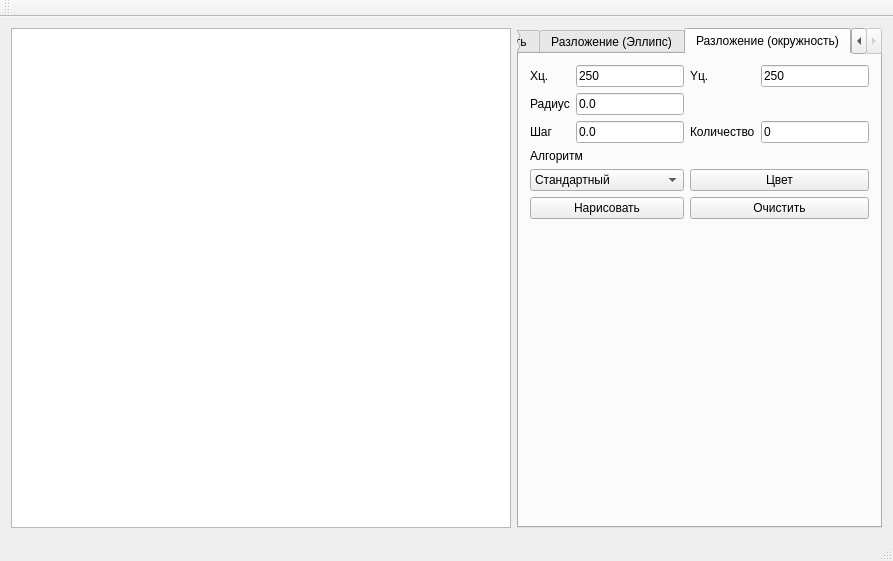
<?xml version="1.0" encoding="UTF-8"?>
<ui version="4.0">
 <class>MainWindow</class>
 <widget class="QMainWindow" name="MainWindow">
  <property name="windowTitle">
   <string>Лабораторная 4</string>
  </property>
  <widget class="QWidget" name="centralWidget">
   <layout class="QHBoxLayout" name="horizontalLayout" stretch="3,0">
    <item>
     <widget class="QGraphicsView" name="graphicsView">
      <property name="minimumSize">
       <size>
        <width>500</width>
        <height>500</height>
       </size>
      </property>
      <property name="maximumSize">
       <size>
        <width>500</width>
        <height>500</height>
       </size>
      </property>
     </widget>
    </item>
    <item>
     <widget class="QTabWidget" name="tabWidget">
      <property name="currentIndex">
       <number>3</number>
      </property>
      <widget class="QWidget" name="tab">
       <attribute name="title">
        <string>Эллипс</string>
       </attribute>
       <layout class="QGridLayout" name="gridLayout" columnstretch="1,0,0,0">
        <item row="5" column="0">
         <spacer name="verticalSpacer">
          <property name="orientation">
           <enum>Qt::Vertical</enum>
          </property>
          <property name="sizeHint" stdset="0">
           <size>
            <width>20</width>
            <height>40</height>
           </size>
          </property>
         </spacer>
        </item>
        <item row="0" column="1">
         <widget class="QLineEdit" name="lineEdit">
          <property name="text">
           <string>250</string>
          </property>
         </widget>
        </item>
        <item row="0" column="2">
         <widget class="QLabel" name="label_3">
          <property name="text">
           <string>Yц</string>
          </property>
         </widget>
        </item>
        <item row="1" column="3">
         <widget class="QLineEdit" name="lineEdit_4">
          <property name="text">
           <string>0.0</string>
          </property>
         </widget>
        </item>
        <item row="2" column="0" colspan="2">
         <widget class="QLabel" name="label">
          <property name="text">
           <string>Алгоритм</string>
          </property>
         </widget>
        </item>
        <item row="3" column="2" colspan="2">
         <widget class="QPushButton" name="pushButton_3">
          <property name="text">
           <string>Цвет</string>
          </property>
         </widget>
        </item>
        <item row="4" column="2" colspan="2">
         <widget class="QPushButton" name="pushButton_2">
          <property name="text">
           <string>Очистить</string>
          </property>
         </widget>
        </item>
        <item row="0" column="3">
         <widget class="QLineEdit" name="lineEdit_3">
          <property name="text">
           <string>250</string>
          </property>
         </widget>
        </item>
        <item row="1" column="0">
         <widget class="QLabel" name="label_4">
          <property name="text">
           <string>A</string>
          </property>
         </widget>
        </item>
        <item row="1" column="1">
         <widget class="QLineEdit" name="lineEdit_2">
          <property name="text">
           <string>0.0</string>
          </property>
         </widget>
        </item>
        <item row="1" column="2">
         <widget class="QLabel" name="label_5">
          <property name="text">
           <string>B</string>
          </property>
         </widget>
        </item>
        <item row="4" column="0" colspan="2">
         <widget class="QPushButton" name="pushButton">
          <property name="text">
           <string>Нарисовать</string>
          </property>
         </widget>
        </item>
        <item row="3" column="0" colspan="2">
         <widget class="QComboBox" name="comboBox">
          <item>
           <property name="text">
            <string>Стандартный</string>
           </property>
          </item>
          <item>
           <property name="text">
            <string>Средней точки</string>
           </property>
          </item>
          <item>
           <property name="text">
            <string>Канонич. ур-е</string>
           </property>
          </item>
          <item>
           <property name="text">
            <string>Параметр. ур-е</string>
           </property>
          </item>
          <item>
           <property name="text">
            <string>Брезенхем</string>
           </property>
          </item>
         </widget>
        </item>
        <item row="0" column="0">
         <widget class="QLabel" name="label_2">
          <property name="text">
           <string>Хц</string>
          </property>
         </widget>
        </item>
       </layout>
      </widget>
      <widget class="QWidget" name="tab_2">
       <attribute name="title">
        <string>Окружность</string>
       </attribute>
       <layout class="QGridLayout" name="gridLayout_2" columnstretch="1,1,1,1" columnminimumwidth="1,1,1,1">
        <item row="0" column="0">
         <widget class="QLabel" name="label_6">
          <property name="text">
           <string>Xц.</string>
          </property>
         </widget>
        </item>
        <item row="0" column="1">
         <widget class="QLineEdit" name="lineEdit_5">
          <property name="text">
           <string>250</string>
          </property>
         </widget>
        </item>
        <item row="0" column="2">
         <widget class="QLabel" name="label_7">
          <property name="text">
           <string>Yц.</string>
          </property>
         </widget>
        </item>
        <item row="0" column="3">
         <widget class="QLineEdit" name="lineEdit_6">
          <property name="text">
           <string>250</string>
          </property>
         </widget>
        </item>
        <item row="1" column="0">
         <widget class="QLabel" name="label_8">
          <property name="text">
           <string>Радиус</string>
          </property>
         </widget>
        </item>
        <item row="1" column="1">
         <widget class="QLineEdit" name="lineEdit_7">
          <property name="text">
           <string>0.0</string>
          </property>
         </widget>
        </item>
        <item row="2" column="0" colspan="2">
         <widget class="QLabel" name="label_10">
          <property name="text">
           <string>Алгоритм</string>
          </property>
         </widget>
        </item>
        <item row="3" column="0" colspan="2">
         <widget class="QComboBox" name="comboBox_2">
          <item>
           <property name="text">
            <string>Стандартный</string>
           </property>
          </item>
          <item>
           <property name="text">
            <string>Средней точки</string>
           </property>
          </item>
          <item>
           <property name="text">
            <string>Канонич. ур-е</string>
           </property>
          </item>
          <item>
           <property name="text">
            <string>Параметр. ур-е</string>
           </property>
          </item>
          <item>
           <property name="text">
            <string>Брезенхем</string>
           </property>
          </item>
         </widget>
        </item>
        <item row="3" column="2" colspan="2">
         <widget class="QPushButton" name="pushButton_4">
          <property name="text">
           <string>Цвет</string>
          </property>
         </widget>
        </item>
        <item row="4" column="0" colspan="2">
         <widget class="QPushButton" name="pushButton_5">
          <property name="text">
           <string>Нарисовать</string>
          </property>
         </widget>
        </item>
        <item row="4" column="2" colspan="2">
         <widget class="QPushButton" name="pushButton_6">
          <property name="text">
           <string>Очистить</string>
          </property>
         </widget>
        </item>
        <item row="5" column="0">
         <spacer name="verticalSpacer_2">
          <property name="orientation">
           <enum>Qt::Vertical</enum>
          </property>
          <property name="sizeHint" stdset="0">
           <size>
            <width>20</width>
            <height>40</height>
           </size>
          </property>
         </spacer>
        </item>
       </layout>
      </widget>
      <widget class="QWidget" name="tab_4">
       <attribute name="title">
        <string>Разложение (Эллипс)</string>
       </attribute>
       <layout class="QGridLayout" name="gridLayout_3">
        <item row="0" column="0">
         <widget class="QLabel" name="label_14">
          <property name="text">
           <string>Хц</string>
          </property>
         </widget>
        </item>
        <item row="0" column="1" colspan="2">
         <widget class="QLineEdit" name="lineEdit_11">
          <property name="text">
           <string>250</string>
          </property>
         </widget>
        </item>
        <item row="0" column="3">
         <widget class="QLabel" name="label_12">
          <property name="text">
           <string>Yц</string>
          </property>
         </widget>
        </item>
        <item row="0" column="4">
         <widget class="QLineEdit" name="lineEdit_8">
          <property name="text">
           <string>250</string>
          </property>
         </widget>
        </item>
        <item row="1" column="0">
         <widget class="QLabel" name="label_11">
          <property name="text">
           <string>A</string>
          </property>
         </widget>
        </item>
        <item row="1" column="1" colspan="2">
         <widget class="QLineEdit" name="lineEdit_10">
          <property name="text">
           <string>0.0</string>
          </property>
         </widget>
        </item>
        <item row="1" column="3">
         <widget class="QLabel" name="label_9">
          <property name="text">
           <string>B</string>
          </property>
         </widget>
        </item>
        <item row="1" column="4">
         <widget class="QLineEdit" name="lineEdit_9">
          <property name="text">
           <string>0.0</string>
          </property>
         </widget>
        </item>
        <item row="2" column="0" colspan="2">
         <widget class="QLabel" name="label_15">
          <property name="text">
           <string>Шаг А</string>
          </property>
         </widget>
        </item>
        <item row="2" column="2">
         <widget class="QLineEdit" name="lineEdit_12">
          <property name="text">
           <string>0.0</string>
          </property>
         </widget>
        </item>
        <item row="3" column="0" colspan="3">
         <widget class="QLabel" name="label_13">
          <property name="text">
           <string>Алгоритм</string>
          </property>
         </widget>
        </item>
        <item row="4" column="0" colspan="3">
         <widget class="QComboBox" name="comboBox_3">
          <item>
           <property name="text">
            <string>Стандартный</string>
           </property>
          </item>
          <item>
           <property name="text">
            <string>Средней точки</string>
           </property>
          </item>
          <item>
           <property name="text">
            <string>Канонич. ур-е</string>
           </property>
          </item>
          <item>
           <property name="text">
            <string>Параметр. ур-е</string>
           </property>
          </item>
          <item>
           <property name="text">
            <string>Брезенхем</string>
           </property>
          </item>
         </widget>
        </item>
        <item row="4" column="3" colspan="2">
         <widget class="QPushButton" name="pushButton_7">
          <property name="text">
           <string>Цвет</string>
          </property>
         </widget>
        </item>
        <item row="5" column="0" colspan="3">
         <widget class="QPushButton" name="pushButton_9">
          <property name="text">
           <string>Нарисовать</string>
          </property>
         </widget>
        </item>
        <item row="5" column="3" colspan="2">
         <widget class="QPushButton" name="pushButton_8">
          <property name="text">
           <string>Очистить</string>
          </property>
         </widget>
        </item>
        <item row="6" column="0">
         <spacer name="verticalSpacer_3">
          <property name="orientation">
           <enum>Qt::Vertical</enum>
          </property>
          <property name="sizeHint" stdset="0">
           <size>
            <width>20</width>
            <height>40</height>
           </size>
          </property>
         </spacer>
        </item>
        <item row="2" column="4">
         <widget class="QLineEdit" name="lineEdit_17">
          <property name="text">
           <string>0</string>
          </property>
         </widget>
        </item>
        <item row="2" column="3">
         <widget class="QLabel" name="label_21">
          <property name="text">
           <string>Количество</string>
          </property>
         </widget>
        </item>
       </layout>
      </widget>
      <widget class="QWidget" name="tab_3">
       <attribute name="title">
        <string>Разложение (окружность)</string>
       </attribute>
       <layout class="QGridLayout" name="gridLayout_4">
        <item row="2" column="0">
         <widget class="QLabel" name="label_20">
          <property name="text">
           <string>Шаг</string>
          </property>
         </widget>
        </item>
        <item row="0" column="1">
         <widget class="QLineEdit" name="lineEdit_14">
          <property name="text">
           <string>250</string>
          </property>
         </widget>
        </item>
        <item row="0" column="2">
         <widget class="QLabel" name="label_17">
          <property name="text">
           <string>Yц.</string>
          </property>
         </widget>
        </item>
        <item row="0" column="0">
         <widget class="QLabel" name="label_18">
          <property name="text">
           <string>Xц.</string>
          </property>
         </widget>
        </item>
        <item row="1" column="1">
         <widget class="QLineEdit" name="lineEdit_13">
          <property name="text">
           <string>0.0</string>
          </property>
         </widget>
        </item>
        <item row="0" column="3">
         <widget class="QLineEdit" name="lineEdit_15">
          <property name="text">
           <string>250</string>
          </property>
         </widget>
        </item>
        <item row="1" column="0">
         <widget class="QLabel" name="label_19">
          <property name="text">
           <string>Радиус</string>
          </property>
         </widget>
        </item>
        <item row="3" column="0" colspan="2">
         <widget class="QLabel" name="label_16">
          <property name="text">
           <string>Алгоритм</string>
          </property>
         </widget>
        </item>
        <item row="4" column="0" colspan="2">
         <widget class="QComboBox" name="comboBox_4">
          <item>
           <property name="text">
            <string>Стандартный</string>
           </property>
          </item>
          <item>
           <property name="text">
            <string>Средней точки</string>
           </property>
          </item>
          <item>
           <property name="text">
            <string>Канонич. ур-е</string>
           </property>
          </item>
          <item>
           <property name="text">
            <string>Параметр. ур-е</string>
           </property>
          </item>
          <item>
           <property name="text">
            <string>Брезенхем</string>
           </property>
          </item>
         </widget>
        </item>
        <item row="4" column="2" colspan="2">
         <widget class="QPushButton" name="pushButton_10">
          <property name="text">
           <string>Цвет</string>
          </property>
         </widget>
        </item>
        <item row="5" column="0" colspan="2">
         <widget class="QPushButton" name="pushButton_11">
          <property name="text">
           <string>Нарисовать</string>
          </property>
         </widget>
        </item>
        <item row="5" column="2" colspan="2">
         <widget class="QPushButton" name="pushButton_12">
          <property name="text">
           <string>Очистить</string>
          </property>
         </widget>
        </item>
        <item row="2" column="1">
         <widget class="QLineEdit" name="lineEdit_16">
          <property name="text">
           <string>0.0</string>
          </property>
         </widget>
        </item>
        <item row="6" column="0">
         <spacer name="verticalSpacer_4">
          <property name="orientation">
           <enum>Qt::Vertical</enum>
          </property>
          <property name="sizeHint" stdset="0">
           <size>
            <width>20</width>
            <height>40</height>
           </size>
          </property>
         </spacer>
        </item>
        <item row="2" column="2">
         <widget class="QLabel" name="label_22">
          <property name="text">
           <string>Количество</string>
          </property>
         </widget>
        </item>
        <item row="2" column="3">
         <widget class="QLineEdit" name="lineEdit_18">
          <property name="text">
           <string>0</string>
          </property>
         </widget>
        </item>
       </layout>
      </widget>
     </widget>
    </item>
   </layout>
  </widget>
  <widget class="QMenuBar" name="menuBar">
   <property name="geometry">
    <rect>
     <x>0</x>
     <y>0</y>
     <width>928</width>
     <height>21</height>
    </rect>
   </property>
  </widget>
  <widget class="QToolBar" name="mainToolBar">
   <attribute name="toolBarArea">
    <enum>TopToolBarArea</enum>
   </attribute>
   <attribute name="toolBarBreak">
    <bool>false</bool>
   </attribute>
  </widget>
  <widget class="QStatusBar" name="statusBar"/>
 </widget>
 <layoutdefault spacing="6" margin="11"/>
 <resources/>
 <connections/>
</ui>
